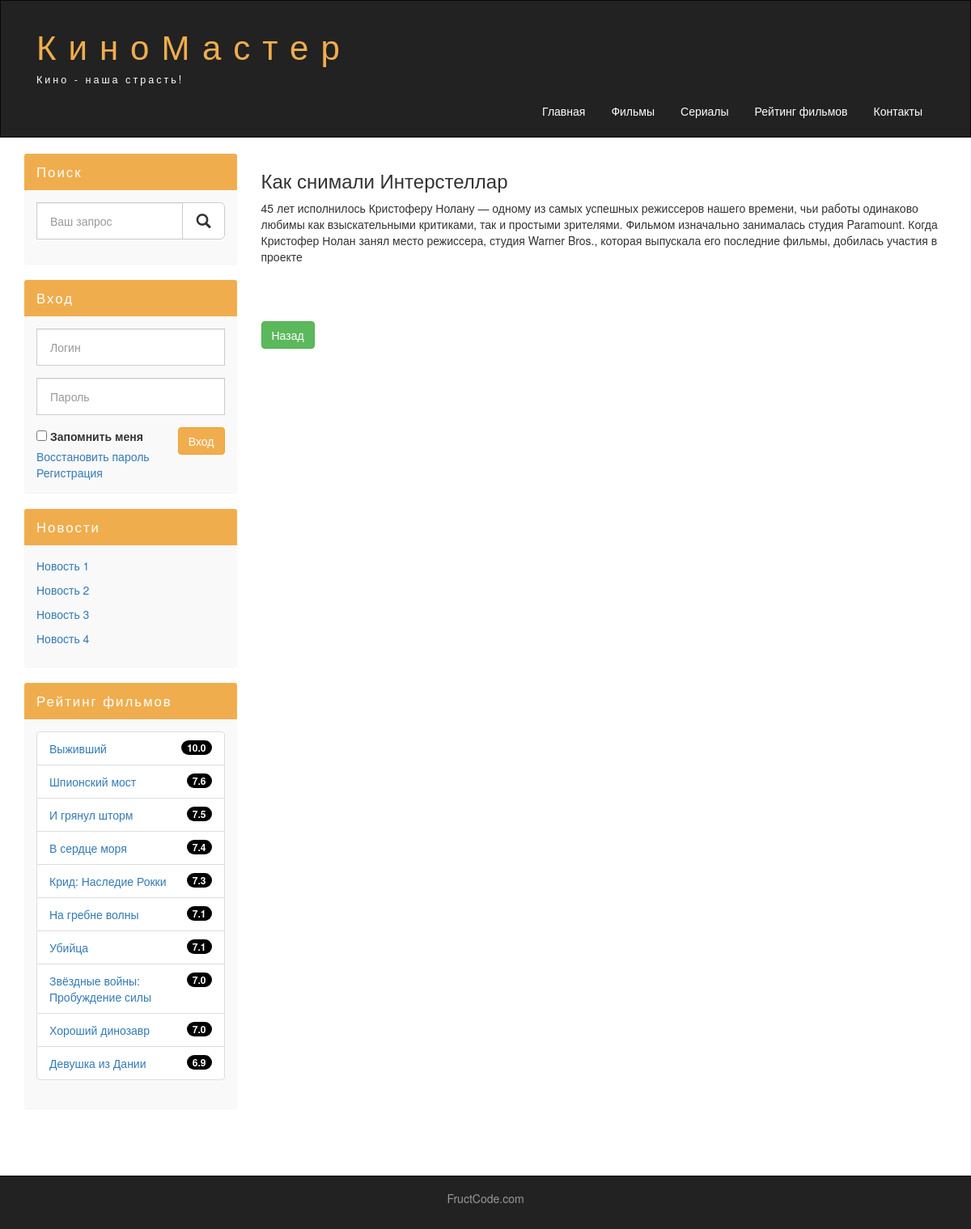
Page /posts/view/posts-1 on the committed database.
### tables this page shows
CREATE TABLE `posts` (
  `id` tinyint(20) NOT NULL,
  `title` varchar(255) NOT NULL,
  `text` text NOT NULL,
  `slug` varchar(255) NOT NULL
);

CREATE TABLE `news` (
  `id` tinyint(20) NOT NULL,
  `title` varchar(255) NOT NULL,
  `text` text NOT NULL,
  `slug` varchar(255) NOT NULL
);

CREATE TABLE `movie` (
  `id` int(5) NOT NULL,
  `slug` varchar(255) NOT NULL,
  `name` varchar(255) NOT NULL,
  `descriptions` text NOT NULL,
  `year` int(4) NOT NULL,
  `rating` float(3,1) NOT NULL,
  `poster` varchar(255) NOT NULL,
  `player_code` varchar(255) NOT NULL,
  `director` varchar(255) NOT NULL,
  `add_date` datetime NOT NULL,
  `category_id` tinyint(4) NOT NULL
);

### application/controllers/Posts.php (called while the page is built, shortened)
<?php
class Posts extends MY_Controller {
	public function __construct() {
		parent::__construct();
		$this->load->model('Posts_model');
	}
	public function view($slug = NULL) {
		$this->data['posts_item'] = $this->Posts_model->getPosts($slug);
		$this->data['title'] = $this->data['posts_item']['title'];
		$this->data['content'] = $this->data['posts_item']['text'];
		$this->data['slug'] = $this->data['posts_item']['slug'];
		$this->load->view('templates/header', $this->data);
		$this->load->view('posts/view', $this->data);
		$this->load->view('templates/footer');
	}
}

### index.php (called while the page is built, shortened)
<?php
require_once BASEPATH.'core/CodeIgniter.php';

### application/models/Posts_model.php (called while the page is built, shortened)
<?php
class Posts_model extends CI_Model {
	public function getPosts($slug = FALSE) {
		$query = $this->db->get_where('posts', array('slug' => $slug));
		return $query->row_array();
	}
}

### application/libraries/Dx_auth.php (called while the page is built, shortened)
<?php if (!defined('BASEPATH')) exit('No direct script access allowed');
class DX_Auth
{
	function __construct()
	{
		$this->ci =& get_instance();
	}
	function _init()
	{
		$this->allow_registration = $this->ci->config->item('DX_allow_registration');
		$this->register_uri = $this->ci->config->item('DX_register_uri');
		$this->forgot_password_uri = $this->ci->config->item('DX_forgot_password_uri');
	}
	function is_logged_in()
	{
		return $this->ci->session->userdata('DX_logged_in');
	}
}

### application/models/News_model.php (called while the page is built, shortened)
<?php
class News_model extends CI_Model {
	public function getNews($slug = FALSE) {
		if ($slug === FALSE) {
			$query = $this->db->get('news');
			return $query->result_array();
		}
		$query = $this->db->get_where('news', array('slug' => $slug));
		return $query->row_array();
	}
}

### application/core/MY_Controller.php (called while the page is built, shortened)
<?php
class MY_Controller extends CI_Controller {
	public function __construct() {
		$this->data['news'] = $this->News_model->getNews();
		$this->data['films'] = $this->Films_model->getFilmsByRating(10);
	}
}

### application/models/Films_model.php (called while the page is built, shortened)
<?php
class Films_model extends CI_Model {
	public function getFilmsByRating($limit) {
		$query = $this->db
			->order_by('rating', 'desc')
			->where('category_id', 1)
			->where('rating>', 0)
			->limit($limit)
			->get('movie');
		return $query->result_array();
	}
}

### application/views/posts/view.php (the view, shortened to what this page needs)
<h3><?php echo $title; ?>
</h3>
<p><?php echo $content; ?></p>
<br><br><br><a href="/posts/" class="btn btn-success pull-left">Назад</a><br>

### application/views/templates/menu.php (shortened to what this page needs)
<div class="col-lg-3 col-lg-pull-9">
          <div class="panel panel-info hidden-xs">
            <div class="panel-heading"><div class="sidebar-header">Поиск</div></div>
            <div class="panel-body">
              <form role="search" action = "/search/" method="get">
                <div class="form-group">
                  <div class="input-group">
                    <input type="search" name = "q_search" class="form-control input-lg" placeholder="Ваш запрос">
                    <div class="input-group-btn">
                      <button class="btn btn-default btn-lg" type="submit"><i class="glyphicon glyphicon-search"></i></button>
                    </div>
                  </div>
                </div>
              </form>
            </div>
          </div>
          <div class="panel panel-info">
            <div class="panel-heading"><div class="sidebar-header">Вход</div></div>
            <div class="panel-body">
              <?php if (!$this->dx_auth->is_logged_in()): ?>
              <?php
                $remember = array(
                  'name'  => 'remember',
                  'id'  => 'remember',
                  'value' => 1,
                  'checked' => set_value('remember'));
              ?>
              <form role="form" action="/auth/login/" method="post">
                <div class="form-group">
                  <input type="text"  class="form-control input-lg" placeholder="Логин" name="username">
                </div>
                <div class="form-group">
                  <input type="password" class="form-control input-lg" placeholder="Пароль" name="password">
                </div>
                <button type="submit" class="btn btn-warning pull-right">Вход</button>
                <dd>
                  <?php echo form_checkbox($remember);?> <?php echo form_label('Запомнить меня'.'<br>', $remember['id']);?>
                  <?php echo anchor($this->dx_auth->forgot_password_uri, 'Восстановить пароль'.'<br>');?>
                  <?php
                    if ($this->dx_auth->allow_registration) {
                      echo anchor($this->dx_auth->register_uri, 'Регистрация');
                    };
                  ?>
                </dd>
              </form>
              <?php else: ?>
                Здравствуйте, <?php echo $this->dx_auth->get_username(); ?>!
                <a href="/auth/logout/" class="btn btn-warning pull-right">Выход</a>
              <?php endif ?>
            </div>
          </div>
          <div class="panel panel-info">
            <div class="panel-heading"><div class="sidebar-header">Новости</div></div>
            <div class="panel-body">
              <?php foreach ($news as $key => $value): ?>
                <p><a href="/news/view/<?php echo $value['slug']; ?>"><?php echo $value['title']; ?></a></p>
              <?php endforeach ?>
            </div>
          </div>
          <div class="panel panel-info">
            <div class="panel-heading"><div class="sidebar-header">Рейтинг фильмов</div></div>
            <div class="panel-body">
                <ul class="list-group">
                  <?php foreach ($films as $key => $value): ?>
                    <li class="list-group-item list-group-warning">
                      <span class="badge"><?php echo $value['rating']; ?></span>
                      <a href="/movies/view/<?php echo $value['slug']; ?>"><?php echo $value['name']; ?></a>
                    </li>
                  <?php endforeach ?>
                </ul>
            </div>
          </div>
        </div>

### assets/css/style.css (style rules this page uses)
html, body { height: 100%; }
.panel { border: none; }
.panel-body { background-color: #f9f9f9; }
.panel-info>.panel-heading { background-color: #f0ad4e; color: white; border-color: transparent; }
.sidebar-header { font-size: 120%; letter-spacing: 2px; }
.form-control { border-radius: 0px; }
.input-lg { font-size: 14px; }
.badge { background-color: #000000; }

### rows in the picture
posts: title "Как снимали Интерстеллар", text "45 лет исполнилось Кристоферу Нолану — одному из самых успешных режиссеров нашего времени, чьи работы одинаково любимы как взыскательными критиками, так и простыми зрителями. Фильмом изначально занималась студия Paramount. Когда Кристофер Нолан занял место режиссера, студия Warner Bros., которая выпускала его последние фильмы, добилась участия в проекте"
news: title "Новость 1"
news: title "Новость 2"
news: title "Новость 3"
news: title "Новость 4"
movie: rating "10.0", name "Выживший"
movie: rating "7.6", name "Шпионский мост"
movie: rating "7.5", name "И грянул шторм"
movie: rating "7.4", name "В сердце моря"
movie: rating "7.3", name "Крид: Наследие Рокки"
movie: rating "7.1", name "На гребне волны"
movie: rating "7.1", name "Убийца"
movie: rating "7.0", name "Звёздные войны: Пробуждение силы"
movie: rating "7.0", name "Хороший динозавр"
movie: rating "6.9", name "Девушка из Дании"

### other values in the picture
form_label('Запомнить меня'.'<br>', $remember['id']) "Запомнить меня"
anchor($this->dx_auth->register_uri, 'Регистрация') "Регистрация"
